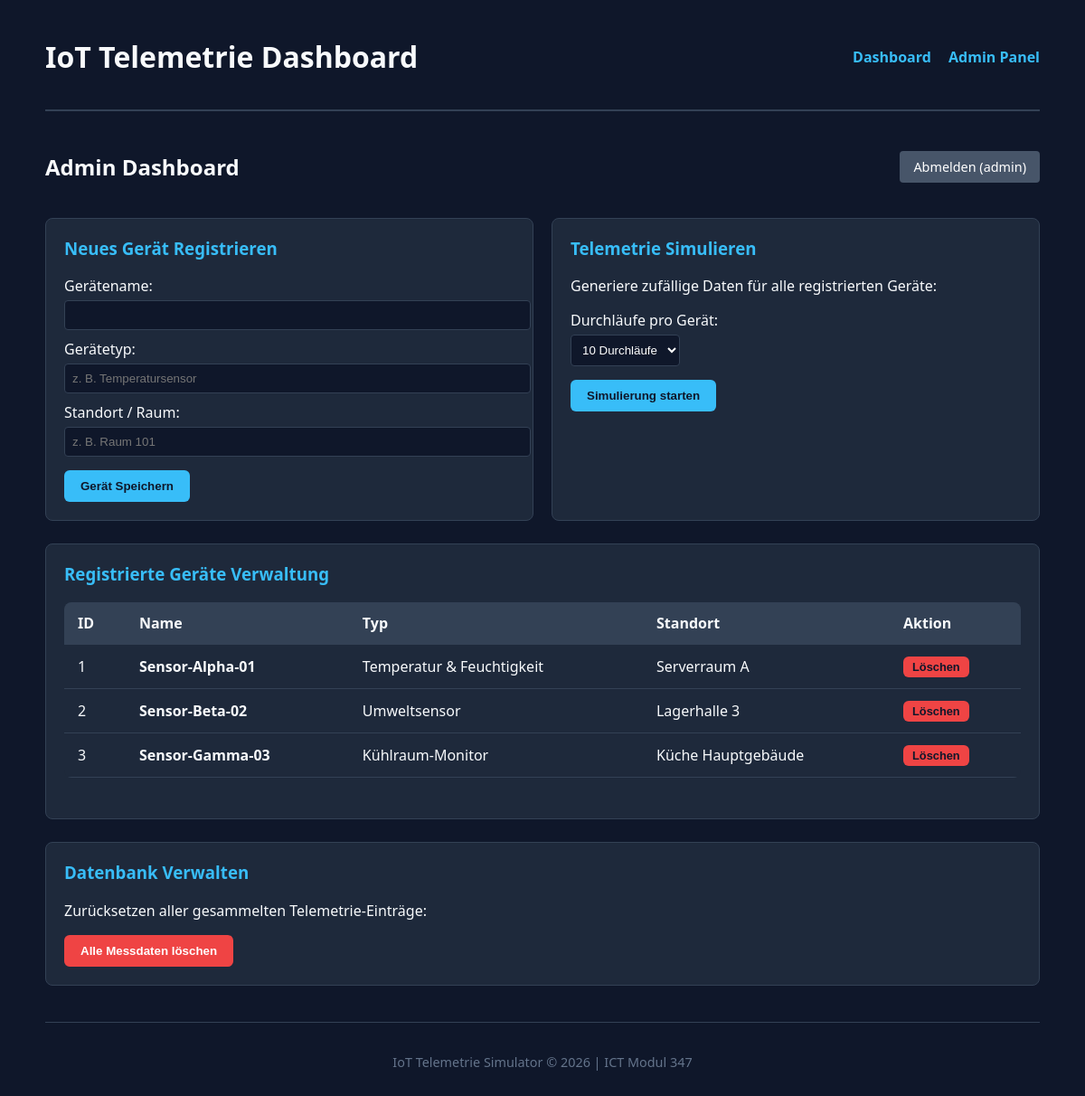
The page /admin.php (signed in) on the database as committed earlier.
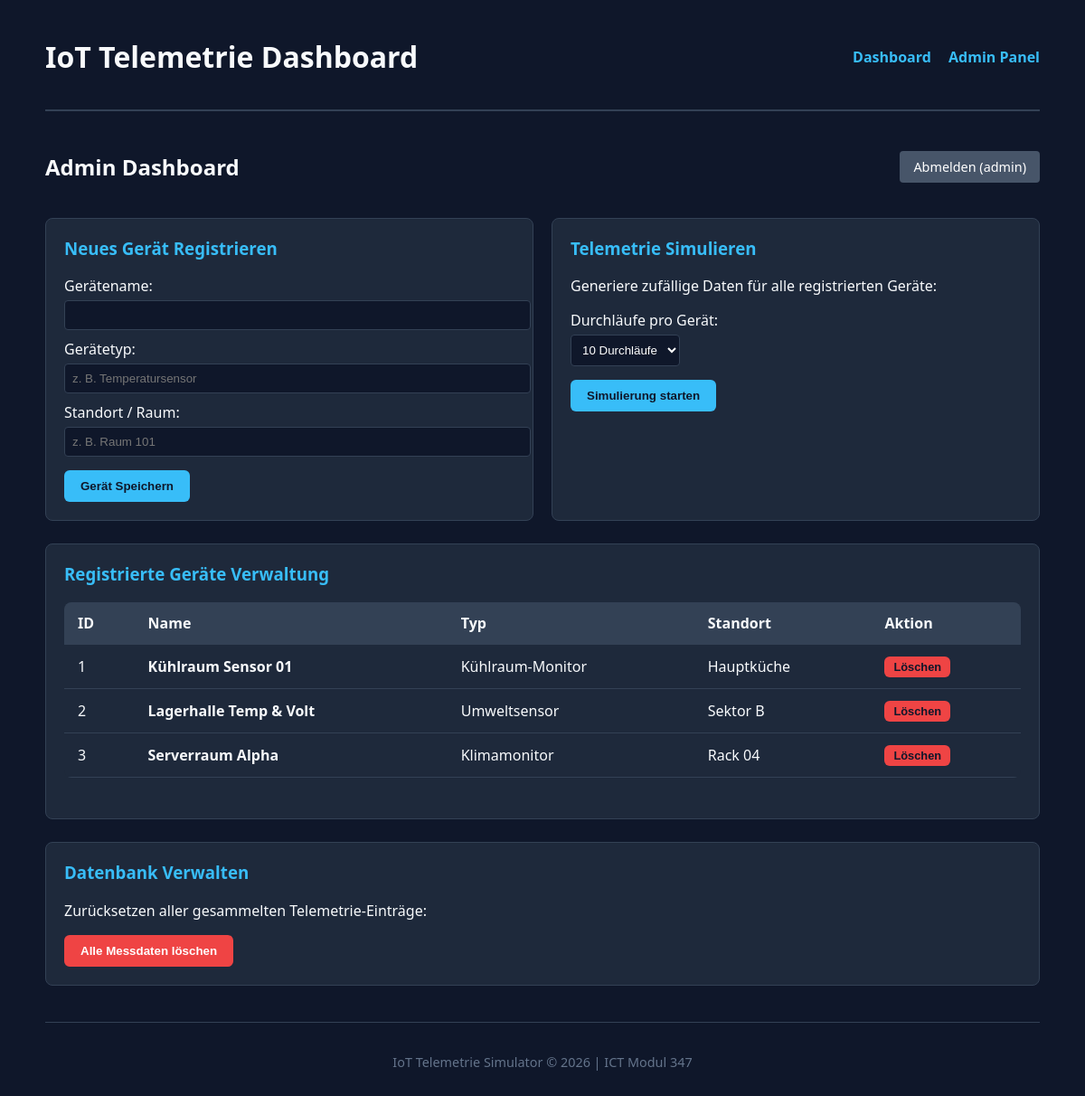
The same page on the database as committed later.
### tables this page shows
CREATE TABLE
    devices (
        id INT AUTO_INCREMENT PRIMARY KEY,
        device_name VARCHAR(100) NOT NULL,
        device_type VARCHAR(50) NOT NULL,
        location VARCHAR(100) NOT NULL,
        api_token VARCHAR(64) NOT NULL UNIQUE,
         
        threshold_config JSON NOT NULL,
        created_at TIMESTAMP DEFAULT CURRENT_TIMESTAMP
    );

### admin.php (the view, shortened to what this page needs)
<?php
$pdo = getDBConnection();
$devices = $pdo->query("SELECT * FROM devices ORDER BY device_name ASC")->fetchAll();
include 'includes/header.php';
?>
<div style="display: flex; justify-content: space-between; align-items: center; margin-bottom: 20px;">
    <h2>Admin Dashboard</h2>
    <a href="logout.php"
        style="background-color: #475569; color: white; padding: 8px 15px; border-radius: 4px; text-decoration: none; font-size: 0.9em;">Abmelden
        (<?= htmlspecialchars($_SESSION['username']) ?>)</a>
</div>
<div class="card-grid">
    <div class="card">
        <h3>Neues Gerät Registrieren</h3>
        <form method="POST">
            <div style="margin-bottom: 10px;">
                <label for="device_name">Gerätename:</label>
                <input type="text" name="device_name" id="device_name" required
                    style="width: 100%; padding: 8px; border-radius: 4px; background: #0f172a; color: #fff; border: 1px solid var(--border-color); margin-top: 5px;">
            </div>
            <div style="margin-bottom: 10px;">
                <label for="device_type">Gerätetyp:</label>
                <input type="text" name="device_type" id="device_type" required placeholder="z. B. Temperatursensor"
                    style="width: 100%; padding: 8px; border-radius: 4px; background: #0f172a; color: #fff; border: 1px solid var(--border-color); margin-top: 5px;">
            </div>
            <div style="margin-bottom: 15px;">
                <label for="location">Standort / Raum:</label>
                <input type="text" name="location" id="location" required placeholder="z. B. Raum 101"
                    style="width: 100%; padding: 8px; border-radius: 4px; background: #0f172a; color: #fff; border: 1px solid var(--border-color); margin-top: 5px;">
            </div>
            <button type="submit" name="add_device">Gerät Speichern</button>
        </form>
    </div>
    <div class="card">
        <h3>Telemetrie Simulieren</h3>
        <form method="POST">
            <p>Generiere zufällige Daten für alle registrierten Geräte:</p>
            <div style="margin-bottom: 15px;">
                <label for="amount">Durchläufe pro Gerät:</label><br>
                <select name="amount" id="amount"
                    style="padding: 8px; border-radius: 4px; background: #0f172a; color: #fff; border: 1px solid var(--border-color); margin-top: 5px;">
                    <option value="10" selected>10 Durchläufe</option>
                </select>
            </div>
            <button type="submit" name="generate">Simulierung starten</button>
        </form>
    </div>
</div>
<div class="card" style="margin-bottom: 25px;">
    <h3>Registrierte Geräte Verwaltung</h3>
    <table>
        <thead>
            <tr>
                <th>ID</th>
                <th>Name</th>
                <th>Typ</th>
                <th>Standort</th>
                <th>Aktion</th>
            </tr>
        </thead>
        <tbody>
            <?php foreach ($devices as $d): ?>
                <tr>
                    <td><?= $d['id'] ?></td>
                    <td><strong><?= htmlspecialchars($d['device_name']) ?></strong></td>
                    <td><?= htmlspecialchars($d['device_type']) ?></td>
                    <td><?= htmlspecialchars($d['location']) ?></td>
                    <td>
                        <form method="POST" style="margin: 0;" onsubmit="return confirm('Gerät wirklich löschen?');">
                            <button type="submit" name="delete_device"
                                style="background-color: var(--danger); padding: 4px 10px; font-size: 0.8em;">Löschen</button>
                        </form>
                    </td>
                </tr>
            <?php endforeach; ?>
        </tbody>
    </table>
</div>
<div class="card">
    <h3>Datenbank Verwalten</h3>
    <form method="POST" onsubmit="return confirm('Möchtest du wirklich alle Telemetrie-Daten löschen?');">
        <p>Zurücksetzen aller gesammelten Telemetrie-Einträge:</p>
        <button type="submit" name="clear_data" style="background-color: var(--danger); color: white;">Alle Messdaten
            löschen</button>
    </form>
</div>
<?php include 'includes/footer.php'; ?>

### includes/header.php (shortened to what this page needs)
<!DOCTYPE html>
<html lang="de">
<head>
</head>
<body>
    <div class="container">
        <header>
            <h1>IoT Telemetrie Dashboard</h1>
            <nav>
                <a href="index.php">Dashboard</a>
                <a href="admin.php">Admin Panel</a>
            </nav>
        </header>

### includes/footer.php
<footer
    style="margin-top: 40px; text-align: center; color: #64748b; font-size: 0.9em; border-top: 1px solid var(--border-color); padding-top: 20px;">
    <p>IoT Telemetrie Simulator &copy; <?= date('Y') ?> | ICT Modul 347</p>
</footer>
</div>
</body>
</html>

### includes/header.php (style rules this page uses)
:root { --bg-color: #0f172a; --card-bg: #1e293b; --text-color: #f8fafc; --accent-color: #38bdf8; --border-color: #334155; --danger: #ef4444; --warning: #f59e0b; --success: #10b981; }
body { font-family: system-ui, -apple-system, sans-serif; background-color: var(--bg-color); color: var(--text-color); margin: 0; padding: 20px; }
.container { max-width: 1100px; margin: 0 auto; }
header { display: flex; justify-content: space-between; align-items: center; border-bottom: 2px solid var(--border-color); padding-bottom: 15px; margin-bottom: 25px; }
nav a { color: var(--accent-color); text-decoration: none; font-weight: bold; margin-left: 15px; }
.card-grid { display: grid; grid-template-columns: repeat(auto-fit, minmax(280px, 1fr)); gap: 20px; margin-bottom: 25px; }
.card { background-color: var(--card-bg); padding: 20px; border-radius: 8px; border: 1px solid var(--border-color); }
.card h3 { margin-top: 0; color: var(--accent-color); }
table { width: 100%; border-collapse: collapse; background-color: var(--card-bg); border-radius: 8px; overflow: hidden; margin-bottom: 25px; }
th, td { padding: 12px 15px; text-align: left; border-bottom: 1px solid var(--border-color); }
th { background-color: #334155; }
button, .btn { background: var(--accent-color); color: #0f172a; border: none; padding: 10px 18px; font-weight: bold; border-radius: 6px; cursor: pointer; }

Rows that differ between the two databases and show on the page:
changed devices id 1: device_name "Sensor-Alpha-01" → "Kühlraum Sensor 01"; device_type "Temperatur & Feuchtigkeit" → "Kühlraum-Monitor"; location "Serverraum A" → "Hauptküche"
changed devices "Umweltsensor": device_name "Sensor-Beta-02" → "Lagerhalle Temp & Volt"; location "Lagerhalle 3" → "Sektor B"
changed devices id 3: device_name "Sensor-Gamma-03" → "Serverraum Alpha"; device_type "Kühlraum-Monitor" → "Klimamonitor"; location "Küche Hauptgebäude" → "Rack 04"
